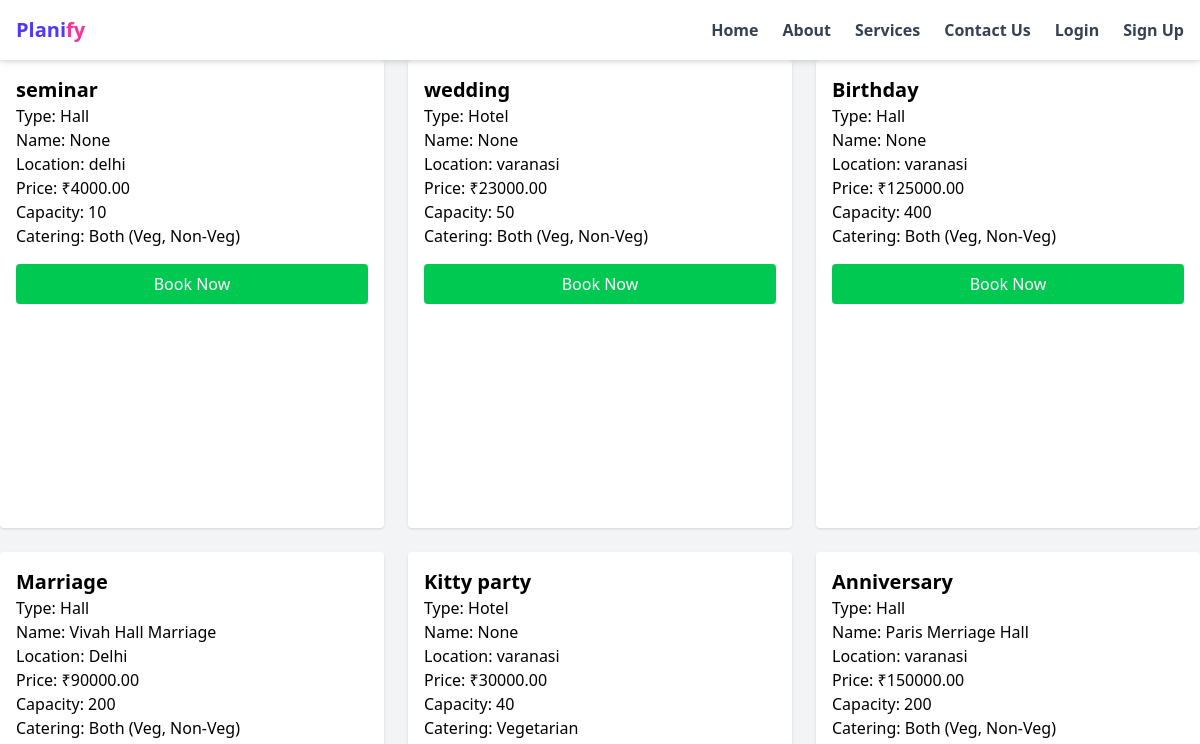
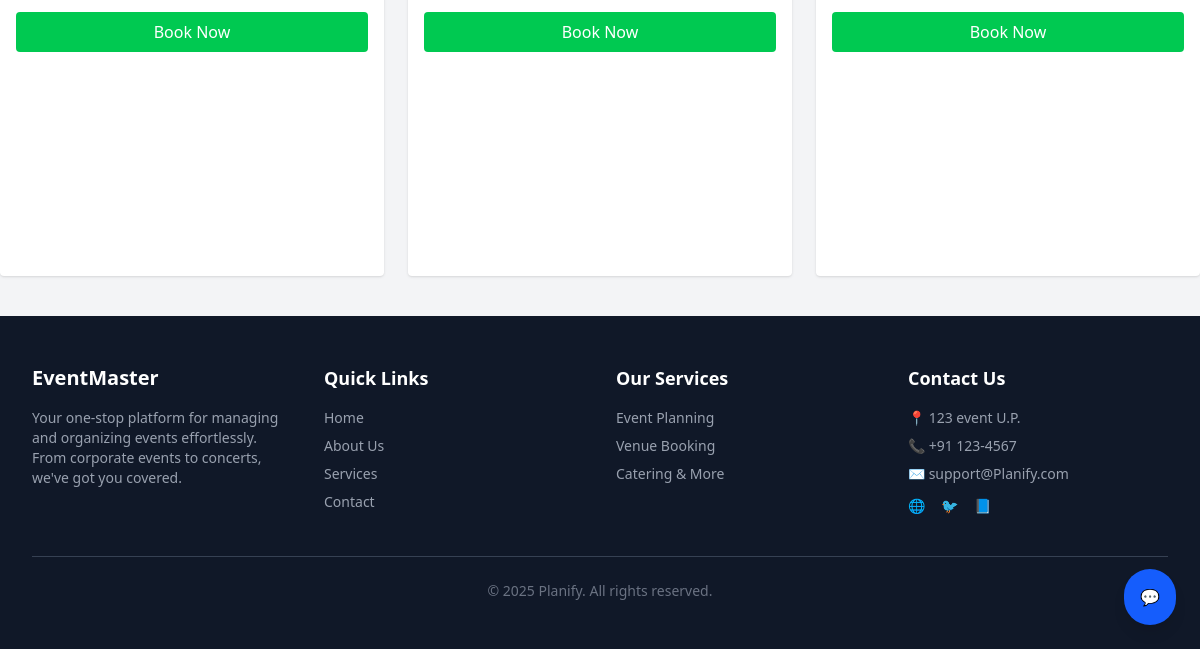
/search/, run on an earlier commit of the app's database (2 pictures, top to bottom).
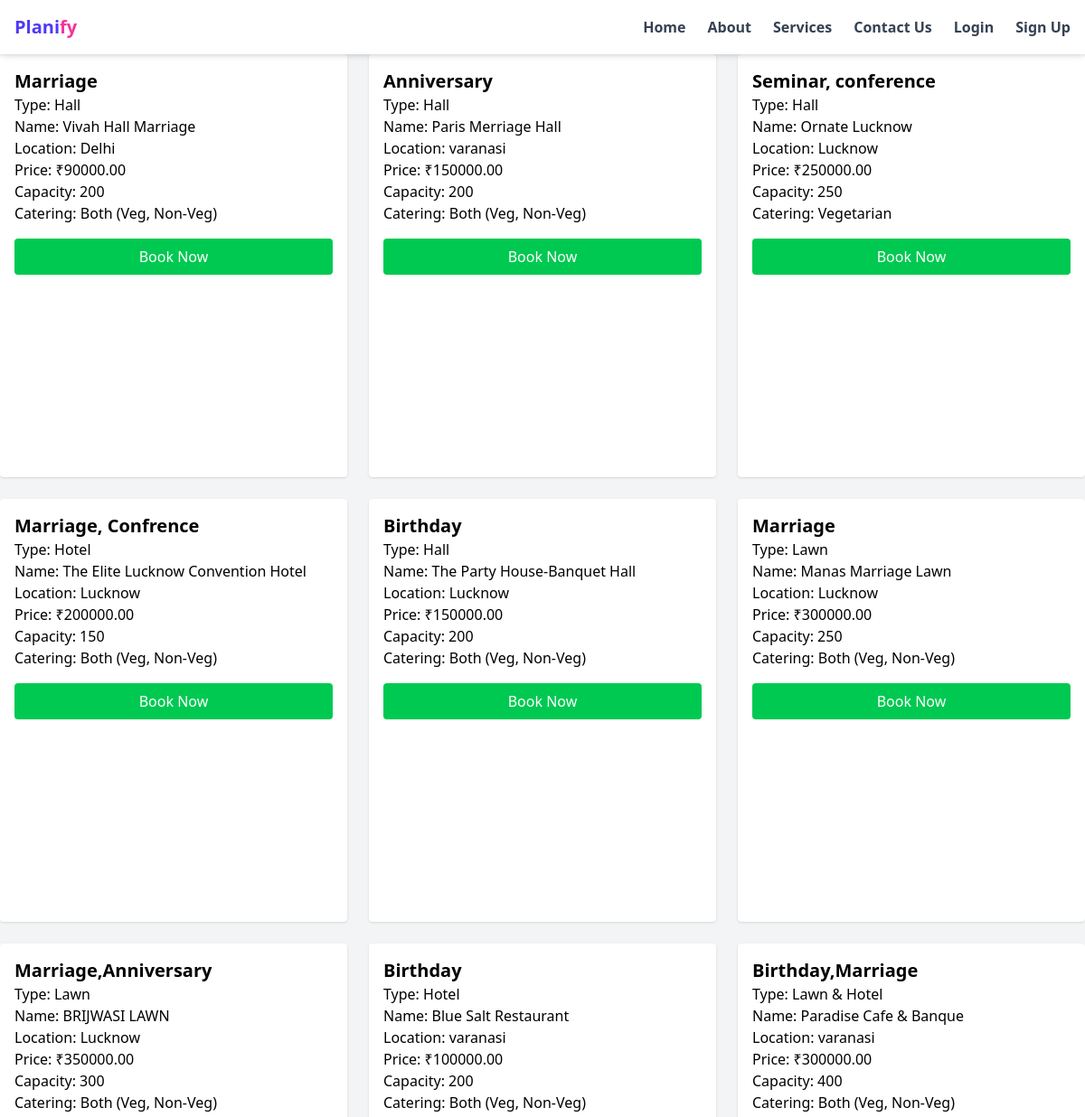
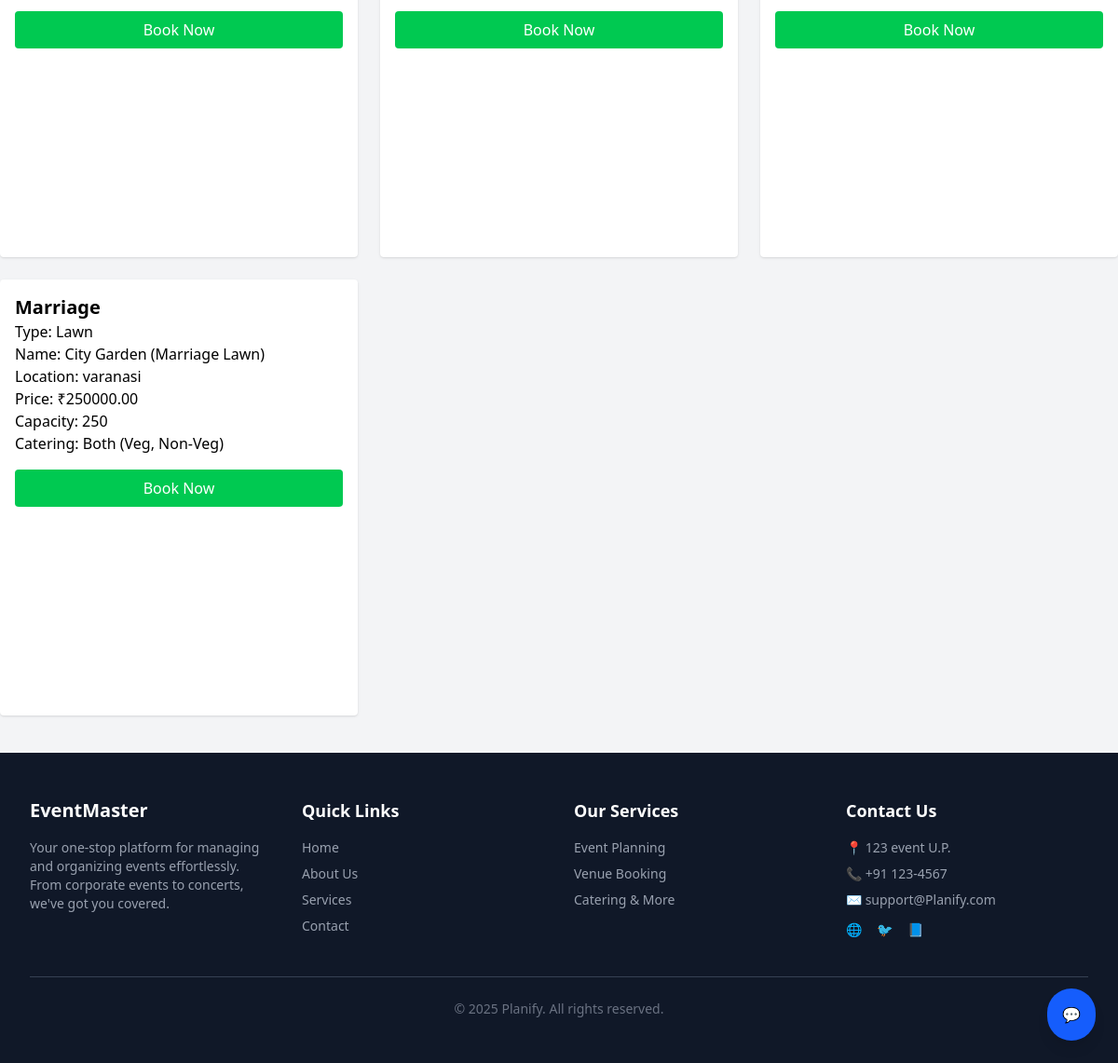
And on a later commit of the database (2 pictures, top to bottom).
### myapp/models.py (models this page shows, shortened)
class Venue(models.Model):
    VENUE_TYPES = [
        ('hall', 'Hall'),
        ('hotel', 'Hotel'),
        ('lawn', 'Lawn'),
        ('lawn & hotel', 'Lawn & Hotel'),
    ]
    for_booking= models.CharField(max_length=100)
    facilitator= models.CharField(max_length=300,null=True,blank=True)
    venue_type = models.CharField(max_length=100, choices=VENUE_TYPES)
    location = models.CharField(max_length=255)
    latitude = models.FloatField(blank=True, null=True)
    longitude = models.FloatField(blank=True, null=True)
    price = models.DecimalField(max_digits=10, decimal_places=2)
    capacity = models.IntegerField()
    catering = models.ManyToManyField(CateringOption)

class CateringOption(models.Model):
    name = models.CharField(max_length=100)
    def __str__(self):
        return self.name

### myapp/views.py (the view)
# urls.py: path('search/', Search, name='search'),
def Search(request):
    venue_type = request.GET.get('venue_type')
    location = request.GET.get('location')
    min_price = request.GET.get('min_price')
    max_price = request.GET.get('max_price')
    attendees = request.GET.get('attendees')
    catering = request.GET.get('catering')
    venues = Venue.objects.all()
    if " ":
        messages.warning(request,"please chooose all fileds")
    if location:
        venues = venues.filter(location=location)
    if venue_type:
        venues = venues.filter(venue_type=venue_type)
    if min_price:
        venues = venues.filter(price__gte=min_price)
    if max_price:
        venues = venues.filter(price__lte=max_price)
    if attendees:
        venues = venues.filter(capacity__gte=attendees)
    if catering:
        venues = venues.filter(catering__id=catering)
    return render(request, 'results.html', {'venues': venues,'GOOGLE_MAPS_API_KEY': settings.GOOGLE_MAPS_API_KEY})

### myapp/templates/results.html (shortened to what this page needs)
{% extends "base.html" %}
{% load static %}
{% block content %}
<div class="grid grid-cols-1 sm:grid-cols-2 lg:grid-cols-3 gap-6">
    {% for venue in venues %}
        <div class="bg-white p-4 rounded shadow flex flex-col justify-between">
            <div>
                <h2 class="text-xl font-semibold">{{ venue.for_booking }}</h2>
                <p>Type: {{ venue.get_venue_type_display }}</p>
                <p>Name: {{ venue.facilitator}}</p>
                <p>Location: {{ venue.location }}</p>
                <p>Price: ₹{{ venue.price }}</p>
                <p>Capacity: {{ venue.capacity }}</p>
                <p>Catering: {{ venue.catering.all|join:', ' }}</p>
            </div>
            <a href="{% url 'book_event' venue.id %}" class="mt-4 inline-block bg-green-500 text-white px-4 py-2 rounded text-center">Book Now</a>
            <div id="map-{{ venue.id }}" class="w-full h-48 mt-4 rounded"></div>
        </div>
    {% endfor %}
</div>
{% endblock content %}

### myapp/templates/base.html (shortened to what this page needs)
{% load static tailwind_tags %}
<!DOCTYPE html>
<html lang="en">
<head>
   {% tailwind_css %}
</head>
<body class="bg-gray-100">
  <nav class="bg-white shadow-md fixed w-full top-0 z-50">
    <div class="max-w-7xl mx-auto px-4 py-4 flex justify-between items-center">
      <h1 class="text-xl font-bold text-indigo-600">
        Plani<span class="text-pink-500">fy</span>
      </h1>
      <div id="menu" class="hidden md:flex md:space-x-6 md:items-center md:static absolute top-full left-0 w-full bg-white md:w-auto md:bg-transparent px-4 md:px-0 pb-4 md:pb-0">
        <a href="{% url 'home' %}" class="block md:inline py-2 font-semibold md:py-0 text-gray-700 hover:text-blue-600">Home</a>
        <a href="{% url 'about' %}" class="block md:inline py-2 font-semibold md:py-0 text-gray-700 hover:text-blue-600">About</a>
        <a href="{% url "services" %}" class="block md:inline py-2 md:py-0 text-gray-700 font-semibold hover:text-blue-600">Services</a>
        <a href="{% url 'contact' %}" class="block md:inline py-2 md:py-0 font-semibold text-gray-700 hover:text-blue-600">Contact Us</a>
        {% if user.is_authenticated %}
          <a href="{% url 'my_bookings' %}" class="block md:inline py-2 md:py-0 font-semibold text-gray-700 hover:text-red-600">Your Event</a>
          <a href="{% url 'logout' %}" class="block md:inline py-2 md:py-0 font-semibold text-gray-700 hover:text-red-600">Logout</a>
        {% else %}
          <a href="{% url 'login' %}" class="block md:inline py-2 md:py-0 font-semibold text-gray-700 hover:text-blue-600">Login</a>
          <a href="{% url 'signup' %}" class="block md:inline py-2 md:py-0 font-semibold text-gray-700 hover:text-green-600">Sign Up</a>
        {% endif %}
      </div>
    </div>
  </nav>
  <div class="pt-15">
  <div id="chat-toggle" onclick="toggleChat()" class="fixed bottom-6 right-6 bg-blue-600 text-white p-4 rounded-full cursor-pointer shadow-lg z-50">
    💬
  </div>
    {% block content %}{% endblock %}
  </div>
</body>
<footer class="bg-gray-900 text-white mt-10">
  <div class="max-w-7xl mx-auto px-4 sm:px-6 lg:px-8 py-12">
    <div class="grid grid-cols-1 sm:grid-cols-2 md:grid-cols-4 gap-8">
      <div>
        <h3 class="text-xl font-bold mb-4">EventMaster</h3>
        <p class="text-gray-400 text-sm">
          Your one-stop platform for managing and organizing events effortlessly. From corporate events to concerts, we've got you covered.
        </p>
      </div>
      <div>
        <h4 class="text-lg font-semibold mb-4">Quick Links</h4>
        <ul class="space-y-2 text-sm text-gray-400">
          <li><a href="{% url "home" %}" class="hover:text-white transition">Home</a></li>
          <li><a href="{% url "about" %}" class="hover:text-white transition">About Us</a></li>
          <li><a href="{% url "services" %}" class="hover:text-white transition">Services</a></li>
          <li><a href="{% url "contact" %}" class="hover:text-white transition">Contact</a></li>
        </ul>
      </div>
      <div>
        <h4 class="text-lg font-semibold mb-4">Our Services</h4>
        <ul class="space-y-2 text-sm text-gray-400">
          <li><a href="#" class="hover:text-white transition">Event Planning</a></li>
          <li><a href="{% url "search" %}" class="hover:text-white transition">Venue Booking</a></li>
          <li><a href="{% url "services" %}" class="hover:text-white transition">Catering & More</a></li>
        </ul>
      </div>
      <div>
        <h4 class="text-lg font-semibold mb-4">Contact Us</h4>
        <ul class="space-y-2 text-sm text-gray-400">
          <li>📍 123 event U.P.</li>
          <li>📞 +91 123-4567</li>
          <li>✉️ support@Planify.com</li>
          <li class="mt-3 flex space-x-4">
            <a href="#" class="hover:text-white transition">🌐</a>
            <a href="#" class="hover:text-white transition">🐦</a>
            <a href="#" class="hover:text-white transition">📘</a>
          </li>
        </ul>
      </div>
    </div>
    <div class="mt-10 border-t border-gray-700 pt-6 text-center text-sm text-gray-500">
      &copy; 2025 Planify. All rights reserved.
    </div>
  </div>
</footer>
</html>

What changed in the data, as far as the page shows it:
removed Venue: for_booking "seminar", venue_type "Hall", facilitator "None", location "delhi", price "4000.00", capacity "10", catering.all "Both (Veg, Non-Veg)"
removed Venue: for_booking "wedding", venue_type "Hotel", facilitator "None", location "varanasi", price "23000.00", capacity "50", catering.all "Both (Veg, Non-Veg)"
removed Venue: for_booking "Birthday", venue_type "Hall", facilitator "None", location "varanasi", price "125000.00", capacity "400", catering.all "Both (Veg, Non-Veg)"
removed Venue: for_booking "Kitty party", venue_type "Hotel", facilitator "None", location "varanasi", price "30000.00", capacity "40", catering.all "Vegetarian"
added Venue: for_booking "Seminar, conference", venue_type "Hall", facilitator "Ornate Lucknow", location "Lucknow", price "250000.00", capacity "250", catering.all "Vegetarian"
added Venue: for_booking "Marriage, Confrence", venue_type "Hotel", facilitator "The Elite Lucknow Convention Hotel", location "Lucknow", price "200000.00", capacity "150", catering.all "Both (Veg, Non-Veg)"
added Venue: for_booking "Birthday", venue_type "Hall", facilitator "The Party House-Banquet Hall", location "Lucknow", price "150000.00", capacity "200", catering.all "Both (Veg, Non-Veg)"
added Venue: for_booking "Marriage", venue_type "Lawn", facilitator "Manas Marriage Lawn", location "Lucknow", price "300000.00", capacity "250", catering.all "Both (Veg, Non-Veg)"
added Venue: for_booking "Marriage,Anniversary", venue_type "Lawn", facilitator "BRIJWASI LAWN", location "Lucknow", price "350000.00", capacity "300", catering.all "Both (Veg, Non-Veg)"
added Venue: for_booking "Birthday", venue_type "Hotel", facilitator "Blue Salt Restaurant", location "varanasi", price "100000.00", capacity "200", catering.all "Both (Veg, Non-Veg)"
added Venue: for_booking "Birthday,Marriage", venue_type "Lawn & Hotel", facilitator "Paradise Cafe & Banque", location "varanasi", price "300000.00", capacity "400", catering.all "Both (Veg, Non-Veg)"
added Venue: for_booking "Marriage", venue_type "Lawn", facilitator "City Garden (Marriage Lawn)", location "varanasi", price "250000.00", capacity "250", catering.all "Both (Veg, Non-Veg)"
